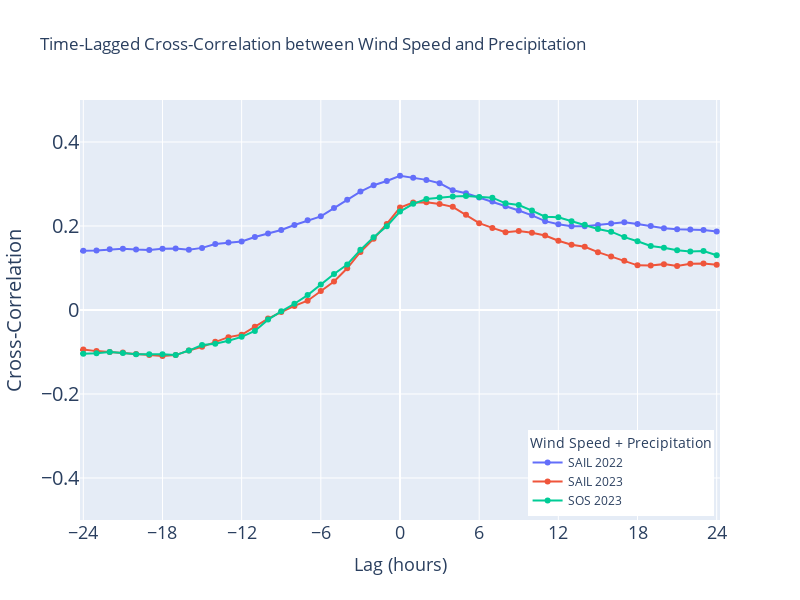

Write notebook code for a chart like this one.
### Code cell
# Calculate cross-correlation
lags_sail_22, cross_corr_sail_22 = lagged_cross_corr(combined_sail_22_df, 24, 'wspd_arith_mean', 'precip_binary', binary=True)
lags_sail_23, cross_corr_sail_23 = lagged_cross_corr(combined_sail_23_df, 24, 'wspd_arith_mean', 'precip_binary', binary=True)
lags_sos_23, cross_corr_sos_23 = lagged_cross_corr(combined_sos_sail_df, 24, 'spd_10m_uw', 'precip_binary', binary=True)

# Create plot
fig = go.Figure()
fig.add_trace(go.Scatter(x=lags_sail_22, y=cross_corr_sail_22, mode='lines+markers', name='SAIL 2022'))
fig.add_trace(go.Scatter(x=lags_sail_23, y=cross_corr_sail_23, mode='lines+markers', name='SAIL 2023'))
fig.add_trace(go.Scatter(x=lags_sos_23, y=cross_corr_sos_23, mode='lines+markers', name='SOS 2023'))

fig.update_layout(
    title='Time-Lagged Cross-Correlation between Wind Speed and Precipitation' ,
    xaxis_title='Lag (hours)',
    yaxis_title='Cross-Correlation',
    xaxis=dict(range=[-24.25, 24.25],
               tickmode='linear',
               dtick=6,
               tickfont=dict(size=18)),
    yaxis=dict(range=[-0.5, 0.5], tickfont=dict(size=20)),
    width=800,
    height=600
)
# increase yaxis font label size
fig.update_yaxes(title_font=dict(size=20))
fig.update_xaxes(title_font=dict(size=18),
                # show every 6th tick on the x-axis
                )
# update legend with title and font size
fig.update_layout(legend_title_text='Wind Speed + Precipitation', 
                legend=dict(
                             yanchor="bottom",
                             y=0.01,
                             xanchor="right",
                             x=0.99
                            ))

fig.show()

### Figure 1 — Plotly figure (JSON) as saved in the notebook; plotly's stock layout.template omitted (floating-point values rounded to 4 significant figures)
{"data": [{"mode": "lines+markers", "name": "SAIL 2022", "type": "scatter", "x": [-25, -24, -23, -22, -21, -20, -19, -18, -17, -16, -15, -14, -13, -12, -11, -10, -9, -8, -7, -6, -5, -4, -3, -2, -1, 0, 1, 2, 3, 4, 5, 6, 7, 8, 9, 10, 11, 12, 13, 14, 15, 16, 17, 18, 19, 20, 21, 22, 23, 24], "y": [0.1368, 0.1409, 0.1418, 0.1446, 0.1457, 0.1439, 0.1429, 0.1457, 0.1465, 0.1435, 0.1479, 0.1571, 0.1608, 0.1633, 0.1737, 0.1823, 0.1904, 0.2023, 0.2135, 0.223, 0.2428, 0.2628, 0.2819, 0.2971, 0.3071, 0.3194, 0.315, 0.3098, 0.3018, 0.2851, 0.2781, 0.2678, 0.2584, 0.2467, 0.2369, 0.2254, 0.2116, 0.2042, 0.1992, 0.1994, 0.2026, 0.2057, 0.2087, 0.2048, 0.2002, 0.1946, 0.1925, 0.1918, 0.1903, 0.1871]}, {"mode": "lines+markers", "name": "SAIL 2023", "type": "scatter", "x": [-25, -24, -23, -22, -21, -20, -19, -18, -17, -16, -15, -14, -13, -12, -11, -10, -9, -8, -7, -6, -5, -4, -3, -2, -1, 0, 1, 2, 3, 4, 5, 6, 7, 8, 9, 10, 11, 12, 13, 14, 15, 16, 17, 18, 19, 20, 21, 22, 23, 24], "y": [-0.09776, -0.09432, -0.09791, -0.1002, -0.101, -0.1046, -0.107, -0.1093, -0.1074, -0.09653, -0.0877, -0.07561, -0.06462, -0.05909, -0.03971, -0.02046, -0.004842, 0.009798, 0.02215, 0.0451, 0.06786, 0.09932, 0.1382, 0.1697, 0.2048, 0.2441, 0.2558, 0.2563, 0.2525, 0.2457, 0.2268, 0.2067, 0.1954, 0.1852, 0.1882, 0.1837, 0.1774, 0.165, 0.1554, 0.1505, 0.1377, 0.1272, 0.1175, 0.1063, 0.1062, 0.1092, 0.1051, 0.11, 0.1109, 0.108]}, {"mode": "lines+markers", "name": "SOS 2023", "type": "scatter", "x": [-25, -24, -23, -22, -21, -20, -19, -18, -17, -16, -15, -14, -13, -12, -11, -10, -9, -8, -7, -6, -5, -4, -3, -2, -1, 0, 1, 2, 3, 4, 5, 6, 7, 8, 9, 10, 11, 12, 13, 14, 15, 16, 17, 18, 19, 20, 21, 22, 23, 24], "y": [-0.1012, -0.1044, -0.1027, -0.1001, -0.1024, -0.1054, -0.1055, -0.1051, -0.1074, -0.09658, -0.08336, -0.08014, -0.07317, -0.06391, -0.04986, -0.02292, -0.003141, 0.01486, 0.03548, 0.0605, 0.08588, 0.1083, 0.1432, 0.1731, 0.1996, 0.2343, 0.2528, 0.2643, 0.268, 0.27, 0.2717, 0.2688, 0.2675, 0.254, 0.2501, 0.2367, 0.2222, 0.2206, 0.211, 0.2032, 0.1929, 0.1865, 0.1736, 0.1637, 0.1523, 0.1482, 0.1425, 0.1395, 0.1406, 0.1305]}], "layout": {"height": 600, "legend": {"title": {"text": "Wind Speed + Precipitation"}, "x": 0.99, "xanchor": "right", "y": 0.01, "yanchor": "bottom"}, "title": {"text": "Time-Lagged Cross-Correlation between Wind Speed and Precipitation"}, "width": 800, "xaxis": {"dtick": 6, "range": [-24.25, 24.25], "tickfont": {"size": 18}, "tickmode": "linear", "title": {"font": {"size": 18}, "text": "Lag (hours)"}}, "yaxis": {"range": [-0.5, 0.5], "tickfont": {"size": 20}, "title": {"font": {"size": 20}, "text": "Cross-Correlation"}}}}
